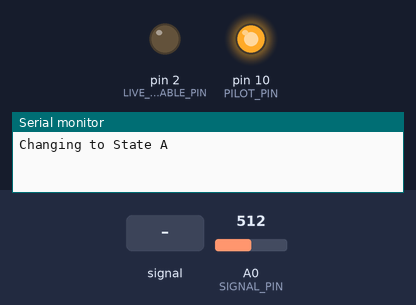
A sketch run on a simulated Arduino Uno, built with avr-gcc and run on an emulated ATmega328P. Shown: output pins drawn as LEDs (lit = HIGH), the last lines printed to the serial monitor. The inputs (shaded band) are chosen by the test bench; at power-on: A0 (SIGNAL_PIN) = 512.

Above: at 1.2 s.
1.3 s: A0 (SIGNAL_PIN) fed a 200 Hz sine of ±255 counts around its level
At 2.7 s:
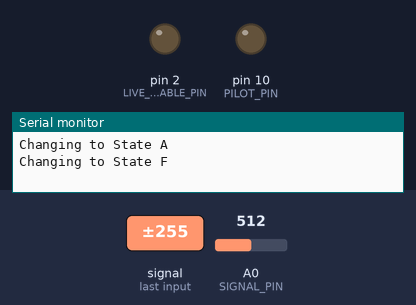
3.5 s: A0 (SIGNAL_PIN) fed a 1000 Hz sine of ±255 counts around its level
At 4.0 s:
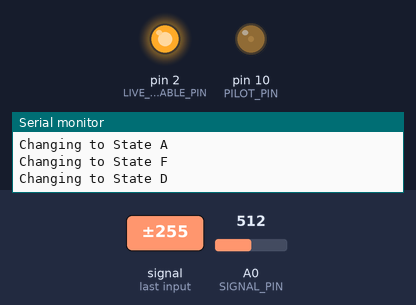
5.0 s: A0 (SIGNAL_PIN) set to 676
6.5 s: A0 (SIGNAL_PIN) set to 709
At 7.7 s:
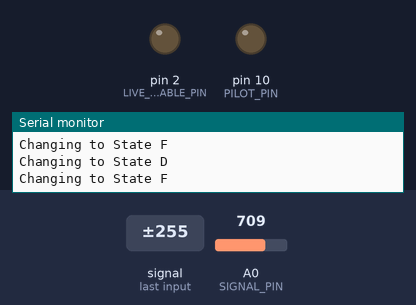
8.0 s: A0 (SIGNAL_PIN) fed a 50 Hz sine of ±306 counts around its level
At 10.3 s:
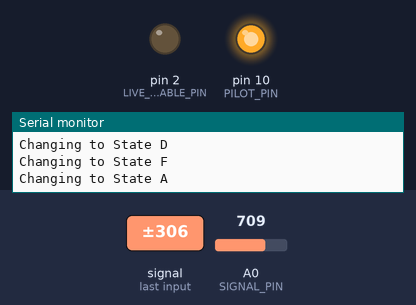
11.0 s: A0 (SIGNAL_PIN) set to 876
At 11.5 s:
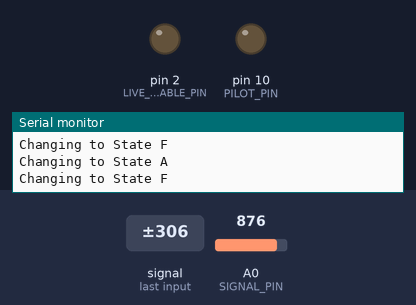
12.5 s: A0 (SIGNAL_PIN) set to 902
At 14.0 s:
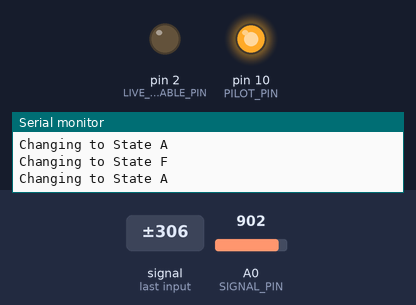
Timing chart, 0 to 15.0 s (numbered marks = the images above; inputs shaded):
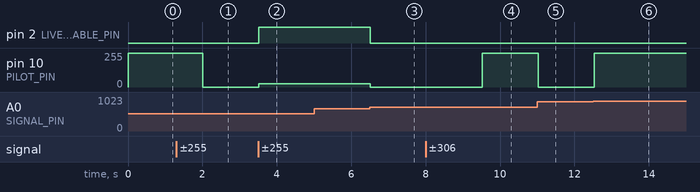

The sketch:

BigPieEVSE.ino
```cpp
#include <TimerOne.h>

#define PILOT_PIN 10
#define SIGNAL_PIN A0
#define SERIAL_BAUD 115200

#define LIVE_ENABLE_PIN 2

#define STATE_A 0 //ready state                       +12 V CP-PE
#define STATE_B 1 //connected but not charging        +9±1 V CP-PE
#define STATE_C 2 //charging                          +6±1 V
#define STATE_D 3 //charging ventilation required     +3±1 V
#define STATE_E 4 //No Power                          0 V
#define STATE_F 5 //EVSE Error                        −12 V

#define OUTPUT_12V 1023
#define OUTPUT_MINUS_12V 0

#define MAX_AMPS 6
#define PILOT_READ_COUNT 10

#define DIODE_CHECK true

//ADC values before this are taken to be the negative reading of the pilot signal
// -12 to 12 1023 / 24 ~42 points per volt on ADC
#define PILOT_LOW_TRESHOLD 500

// -12v to -8v threshold 8 * 42.6 + a bit
#define DIODE_PRESENT_TRESHOLD 360

//Tweak as needed
#define CUT_POINTS {890, 790, 690, 590}

//current state
int state;
bool diodePresent = false;

void setup() {
  Serial.begin(SERIAL_BAUD);
  state = 0;
  pinMode(SIGNAL_PIN, INPUT);
  pinMode(PILOT_PIN, OUTPUT);
  pinMode(LIVE_ENABLE_PIN, OUTPUT);

  Timer1.initialize(1000);  // Frequency, 1000us = 1khz
  stateA();
}

void changeToState(int s) {

  //diode check fails, drop to F
  if (s > STATE_A && diodePresent == false) {
    s = STATE_F;
  }
  if (s == STATE_A) {
    stateA();
  } else if (s == STATE_B) {
    stateB();
  } else if (s == STATE_C) {
    stateC();
  } else if (s == STATE_D) {
    stateD();
  } else if (s == STATE_E) {
    stateE();
  } else if (s == STATE_F && state != STATE_F) {
    stateF();
  }

}

int getRequiredState() {

 int reading = readPilot();
 int cutpoints[] = CUT_POINTS;
 for (int i=0;i < 4; i++) {
    int cutoff = cutpoints[i];
    if (reading > cutoff) {
      if (state != i) {
         changeToState(i);
      }
      break;
    }
 }

}

int readPilot() {
 int pilotHigh;

 if (DIODE_CHECK) {
  diodePresent = false;
 } else {
  diodePresent = true;
 }

 for (int i=0;i < PILOT_READ_COUNT; i++) {
    int reading = analogRead(SIGNAL_PIN);  // read the input pin
    if (reading > PILOT_LOW_TRESHOLD) {
      pilotHigh = reading;
    } else {
      //negaive must remain below -8v for a diode present
      if (reading <= DIODE_PRESENT_TRESHOLD) {
        diodePresent = true;
      }
    }
  }
  return pilotHigh;
}

void stateA() {
  state = STATE_A;
  //Standby CP should be +12V
  Serial.println("Changing to State A");
  Timer1.pwm(PILOT_PIN, OUTPUT_12V);
  digitalWrite(LIVE_ENABLE_PIN, LOW);
}

void stateB() {
  state = STATE_B;
  //CP should be square wave with duty cycle
  Serial.println("Changing to State B");
  Timer1.pwm(PILOT_PIN, getDuty(MAX_AMPS));
  digitalWrite(LIVE_ENABLE_PIN, LOW);
}

void stateC() {
  state = STATE_C;
  //CP should be square wave with duty cycle
  Serial.println("Changing to State C");
  Timer1.pwm(PILOT_PIN, getDuty(MAX_AMPS));
  digitalWrite(LIVE_ENABLE_PIN, HIGH);

}

void stateD() {
  state = STATE_D;
  //CP should be square wave with duty cycle
  Serial.println("Changing to State D");
  Timer1.pwm(PILOT_PIN, getDuty(MAX_AMPS));
  digitalWrite(LIVE_ENABLE_PIN, HIGH);

}

void stateE() {
    state = STATE_E;

}

void stateF() {
  state = STATE_F;
  Serial.println("Changing to State F");
  Timer1.pwm(PILOT_PIN, OUTPUT_MINUS_12V);
  digitalWrite(LIVE_ENABLE_PIN, LOW);

}

int getDuty(int amps) {

  int duty = 0;
   if ((amps >= 6) && (amps <= 51)) {
      // amps = (duty cycle %) X 0.6
      duty = amps * (OUTPUT_12V/60);
   } else if ((amps > 51) && (amps <= 80)) {
      // amps = (duty cycle % - 64) X 2.5
      duty = (amps * (OUTPUT_12V/250)) + (64*(OUTPUT_12V/100));
   }

   return duty;
}

void loop() {
  getRequiredState();
  delay(500);
}
```

Measured:
- the behaviour switches between 690 and 691 on A0 (SIGNAL_PIN) (found by bisection; images 2 and 3)
- the behaviour switches between 890 and 891 on A0 (SIGNAL_PIN) (found by bisection; images 5 and 6)
- after the input at 1.3 s, pin 10 (PILOT_PIN): 255/255 → 0/255 after 0.71 s
- after the input at 3.5 s, pin 2 (LIVE_ENABLE_PIN): LOW → HIGH at once; pin 10 (PILOT_PIN): 0/255 → 25/255 at once
- after the input at 5.0 s, every drawn part: stays the same
- after the input at 6.5 s, pin 2 (LIVE_ENABLE_PIN): HIGH → LOW at once; pin 10 (PILOT_PIN): 25/255 → 0/255 at once
- after the input at 8.0 s, pin 10 (PILOT_PIN): 0/255 → 255/255 after 1.5 s
- after the input at 11.0 s, pin 10 (PILOT_PIN): 255/255 → 0/255 after 0.03 s instead of 1.0 s
- after the input at 12.5 s, pin 10 (PILOT_PIN): 0/255 → 255/255 at once
